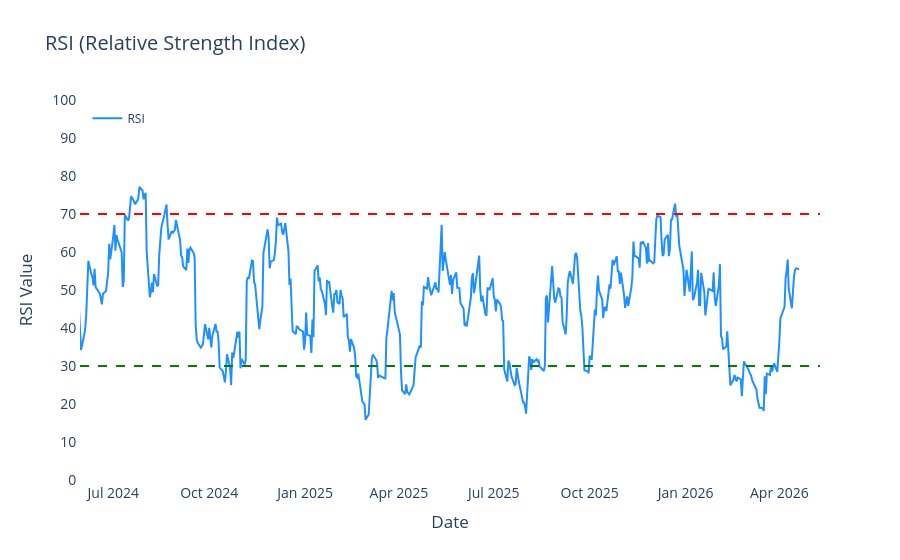
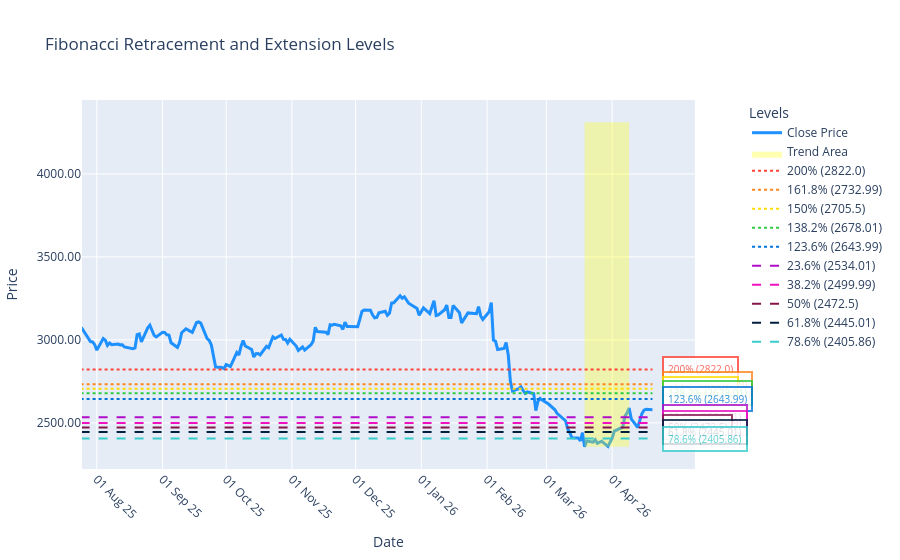
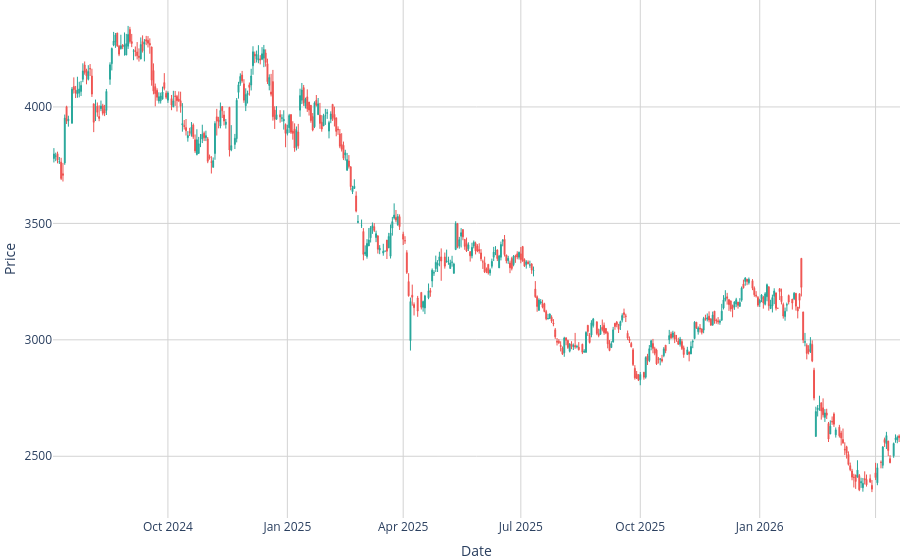

Notebook code for these charts, in order:
### Code cell
#INPUT
name = input('Enter a name: ')

# PREPROCESSING THE NAME
symbol,st_name = search_stock_symbol(name)
symbol = symbol_changes(symbol)

# API CALL
comp = yf.Ticker(symbol)
data = comp.history(period='2y', interval='1d')
info = comp.info

curr_price = info['currentPrice']

weights = {
    'pe': 0.5,
    'rsi': 0.8,
    'macd': 0.8,
    'fib': 0.2,
    'trend': 0.6
}

# PE RATIO AND CAP ID
info = pe_and_market_cap(info)

if info[2] != 1:
    print('The company is not large cap')


pe = info[1]

if pe <= 20:
    pe_score = 1  # Buy
    pe_response = f'The P/E ratio is {round(pe,2)}, which is below 20, hence BUY'

else:
    pe_score = -1  # Sell
    pe_response = f'The P/E ratio is {round(pe,2)}, which is above 20, hence SELL'


# RSI
r, window = rsi(data)
rsi_score, rsi_response = analyze_rsi(r)

# MACD
ma = macd(data)
macd_score, macd_response = interpret_macd(ma)


# Fibonacci Retracement
fib = fibonacci_retracement(data)

current_price = data['Close'].iloc[-1]
prev_price = data['Close'].iloc[-2]

trend = fib['trend']

levels = dict()
levels['retracement'] = fib['retracement_levels']
levels ['extension'] = fib['extension_levels']

fib_response, fib_score = fib_insight(current_price=current_price, trend=trend, levels=levels, previous_price=prev_price)

data_trend = calculate_trend(data, short_window=14, long_window=50)
trend_score, trend_response = analyze_trend(data_trend)

final_score = (
    (pe_score * weights['pe']) + 
    (rsi_score * weights['rsi']) + 
    (macd_score * weights['macd']) + 
    (fib_score * weights['fib']) +
    (trend_score * weights['trend'])
)

# # Decision based on final score
# if final_score > 0:
#     print(f'\nBuy stocks of {st_name}')
# else:
#     print(f'\nSell your stocks of {st_name}')
    
if final_score > -0.3 and final_score < 0.3:
        print(f'\nHold stocks of {st_name}')
        ans = 0
        
elif final_score >= 0.3:
    print(f'\nBuy stocks of {st_name}')
    ans = 1

elif final_score <= -0.3:
    print(f'\nSell stocks of {st_name}')
    ans = -1


print(f'Current Price of {st_name}: {curr_price}')
print(f'Market Cap of {st_name}: {round(info[0] / (10 ** 7) , 2)} Crores')

print(pe_response)  

visualise_macd(ma)
print(macd_response)

visualise_rsi(r, window)
print(rsi_response)

fig = visualise_fib(fib, data)
fig.show()
print(*fib_response)

print('\n' + trend_response)
plot_stock_trends_candlestick(data_trend)

### Figure 1 — Plotly figure (JSON) as saved in the notebook; plotly's stock layout.template omitted (floating-point values rounded to 4 significant figures; data arrays with more than 128 entries replaced by an {"elided": "..."} marker saying what was removed)
{"data": [{"hovertemplate": "Date: %{x|%b %d}<br>RSI: %{y:.2f}<extra></extra>", "line": {"color": "dodgerblue", "width": 2}, "mode": "lines", "name": "RSI", "type": "scatter", "x": {"elided": "480 str values"}, "y": {"elided": "480 float values"}}], "layout": {"font": {"size": 14}, "hovermode": "x unified", "legend": {"font": {"size": 12}, "x": 0.01, "y": 0.99}, "plot_bgcolor": "white", "shapes": [{"line": {"color": "red", "dash": "dash", "width": 2}, "type": "line", "x0": 0, "x1": 1, "xref": "x domain", "y0": 70, "y1": 70, "yref": "y"}, {"line": {"color": "green", "dash": "dash", "width": 2}, "type": "line", "x0": 0, "x1": 1, "xref": "x domain", "y0": 30, "y1": 30, "yref": "y"}], "showlegend": true, "title": {"text": "RSI (Relative Strength Index)"}, "xaxis": {"nticks": 10, "range": ["2024-05-30T00:00:00+05:30", "2026-05-10T00:00:00+05:30"], "showgrid": true, "showline": true, "showticklabels": true, "tickmode": "auto", "title": {"text": "Date"}, "zeroline": false}, "yaxis": {"dtick": 10, "range": [0, 100], "showgrid": true, "showline": true, "showticklabels": true, "tick0": 0, "tickmode": "linear", "title": {"text": "RSI Value"}, "zeroline": false}}}

### Figure 2 — Plotly figure (JSON) as saved in the notebook; plotly's stock layout.template omitted (floating-point values rounded to 4 significant figures; data arrays with more than 128 entries replaced by an {"elided": "..."} marker saying what was removed)
{"data": [{"hovertemplate": "<b>Date:</b> %{x|%d %b %y}<br><b>Close:</b> %{y:.2f}<extra></extra>", "line": {"color": "#1e90ff", "width": 3}, "name": "Close Price", "type": "scatter", "x": {"elided": "494 str values"}, "y": {"elided": "494 float values"}}, {"fill": "toself", "fillcolor": "rgba(255,255,0,0.3)", "line": {"color": "rgba(255,255,0,0)"}, "name": "Trend Area", "type": "scatter", "x": ["2026-03-19T00:00:00+05:30", "2026-03-19T00:00:00+05:30", "2026-04-09T00:00:00+05:30", "2026-04-09T00:00:00+05:30"], "y": [2356, 4312.0, 4312.0, 2356]}, {"line": {"color": "#FF4136", "dash": "dot", "width": 2}, "mode": "lines", "name": "200% (2822.0)", "type": "scatter", "x": ["2024-04-22T00:00:00+05:30", "2026-04-20T00:00:00+05:30"], "y": [2822, 2822]}, {"line": {"color": "#FF851B", "dash": "dot", "width": 2}, "mode": "lines", "name": "161.8% (2732.99)", "type": "scatter", "x": ["2024-04-22T00:00:00+05:30", "2026-04-20T00:00:00+05:30"], "y": [2733.0, 2733.0]}, {"line": {"color": "#FFDC00", "dash": "dot", "width": 2}, "mode": "lines", "name": "150% (2705.5)", "type": "scatter", "x": ["2024-04-22T00:00:00+05:30", "2026-04-20T00:00:00+05:30"], "y": [2706.0, 2706.0]}, {"line": {"color": "#2ECC40", "dash": "dot", "width": 2}, "mode": "lines", "name": "138.2% (2678.01)", "type": "scatter", "x": ["2024-04-22T00:00:00+05:30", "2026-04-20T00:00:00+05:30"], "y": [2678.0, 2678.0]}, {"line": {"color": "#0074D9", "dash": "dot", "width": 2}, "mode": "lines", "name": "123.6% (2643.99)", "type": "scatter", "x": ["2024-04-22T00:00:00+05:30", "2026-04-20T00:00:00+05:30"], "y": [2644.0, 2644.0]}, {"line": {"color": "#B10DC9", "dash": "dash", "width": 2}, "mode": "lines", "name": "23.6% (2534.01)", "type": "scatter", "x": ["2024-04-22T00:00:00+05:30", "2026-04-20T00:00:00+05:30"], "y": [2534.0, 2534.0]}, {"line": {"color": "#F012BE", "dash": "dash", "width": 2}, "mode": "lines", "name": "38.2% (2499.99)", "type": "scatter", "x": ["2024-04-22T00:00:00+05:30", "2026-04-20T00:00:00+05:30"], "y": [2500.0, 2500.0]}, {"line": {"color": "#85144b", "dash": "dash", "width": 2}, "mode": "lines", "name": "50% (2472.5)", "type": "scatter", "x": ["2024-04-22T00:00:00+05:30", "2026-04-20T00:00:00+05:30"], "y": [2472.0, 2472.0]}, {"line": {"color": "#001f3f", "dash": "dash", "width": 2}, "mode": "lines", "name": "61.8% (2445.01)", "type": "scatter", "x": ["2024-04-22T00:00:00+05:30", "2026-04-20T00:00:00+05:30"], "y": [2445.0, 2445.0]}, {"line": {"color": "#39CCCC", "dash": "dash", "width": 2}, "mode": "lines", "name": "78.6% (2405.86)", "type": "scatter", "x": ["2024-04-22T00:00:00+05:30", "2026-04-20T00:00:00+05:30"], "y": [2406.0, 2406.0]}], "layout": {"annotations": [{"bgcolor": "white", "bordercolor": "#FF4136", "borderpad": 4, "borderwidth": 2, "font": {"color": "#FF4136", "size": 10}, "opacity": 0.8, "showarrow": false, "text": "200% (2822.0)", "x": "2026-04-20T00:00:00+05:30", "xanchor": "left", "xshift": 10, "y": 2822}, {"bgcolor": "white", "bordercolor": "#FF851B", "borderpad": 4, "borderwidth": 2, "font": {"color": "#FF851B", "size": 10}, "opacity": 0.8, "showarrow": false, "text": "161.8% (2732.99)", "x": "2026-04-20T00:00:00+05:30", "xanchor": "left", "xshift": 10, "y": 2733.0}, {"bgcolor": "white", "bordercolor": "#FFDC00", "borderpad": 4, "borderwidth": 2, "font": {"color": "#FFDC00", "size": 10}, "opacity": 0.8, "showarrow": false, "text": "150% (2705.5)", "x": "2026-04-20T00:00:00+05:30", "xanchor": "left", "xshift": 10, "y": 2706.0}, {"bgcolor": "white", "bordercolor": "#2ECC40", "borderpad": 4, "borderwidth": 2, "font": {"color": "#2ECC40", "size": 10}, "opacity": 0.8, "showarrow": false, "text": "138.2% (2678.01)", "x": "2026-04-20T00:00:00+05:30", "xanchor": "left", "xshift": 10, "y": 2678.0}, {"bgcolor": "white", "bordercolor": "#0074D9", "borderpad": 4, "borderwidth": 2, "font": {"color": "#0074D9", "size": 10}, "opacity": 0.8, "showarrow": false, "text": "123.6% (2643.99)", "x": "2026-04-20T00:00:00+05:30", "xanchor": "left", "xshift": 10, "y": 2644.0}, {"bgcolor": "white", "bordercolor": "#B10DC9", "borderpad": 4, "borderwidth": 2, "font": {"color": "#B10DC9", "size": 10}, "opacity": 0.8, "showarrow": false, "text": "23.6% (2534.01)", "x": "2026-04-20T00:00:00+05:30", "xanchor": "left", "xshift": 10, "y": 2534.0}, {"bgcolor": "white", "bordercolor": "#F012BE", "borderpad": 4, "borderwidth": 2, "font": {"color": "#F012BE", "size": 10}, "opacity": 0.8, "showarrow": false, "text": "38.2% (2499.99)", "x": "2026-04-20T00:00:00+05:30", "xanchor": "left", "xshift": 10, "y": 2500.0}, {"bgcolor": "white", "bordercolor": "#85144b", "borderpad": 4, "borderwidth": 2, "font": {"color": "#85144b", "size": 10}, "opacity": 0.8, "showarrow": false, "text": "50% (2472.5)", "x": "2026-04-20T00:00:00+05:30", "xanchor": "left", "xshift": 10, "y": 2472.0}, {"bgcolor": "white", "bordercolor": "#001f3f", "borderpad": 4, "borderwidth": 2, "font": {"color": "#001f3f", "size": 10}, "opacity": 0.8, "showarrow": false, "text": "61.8% (2445.01)", "x": "2026-04-20T00:00:00+05:30", "xanchor": "left", "xshift": 10, "y": 2445.0}, {"bgcolor": "white", "bordercolor": "#39CCCC", "borderpad": 4, "borderwidth": 2, "font": {"color": "#39CCCC", "size": 10}, "opacity": 0.8, "showarrow": false, "text": "78.6% (2405.86)", "x": "2026-04-20T00:00:00+05:30", "xanchor": "left", "xshift": 10, "y": 2406.0}], "hovermode": "x unified", "legend": {"title": {"text": "Levels"}}, "showlegend": true, "title": {"text": "Fibonacci Retracement and Extension Levels"}, "xaxis": {"anchor": "y", "domain": [0, 0.94], "range": ["2025-07-25T00:00:00+05:30", "2026-05-10T00:00:00+05:30"], "tickangle": 45, "tickformat": "%d %b %y", "tickmode": "array", "ticktext": ["01 Aug 25", "01 Sep 25", "01 Oct 25", "01 Nov 25", "01 Dec 25", "01 Jan 26", "01 Feb 26", "01 Mar 26", "01 Apr 26"], "tickvals": ["2025-08-01T00:00:00+05:30", "2025-09-01T00:00:00+05:30", "2025-10-01T00:00:00+05:30", "2025-11-01T00:00:00+05:30", "2025-12-01T00:00:00+05:30", "2026-01-01T00:00:00+05:30", "2026-02-01T00:00:00+05:30", "2026-03-01T00:00:00+05:30", "2026-04-01T00:00:00+05:30"], "title": {"text": "Date"}}, "yaxis": {"anchor": "x", "domain": [0, 1], "tickformat": ".2f", "title": {"text": "Price"}}, "yaxis2": {"anchor": "x", "overlaying": "y", "side": "right", "tickformat": ".2f"}}}

### Figure 3 — Plotly figure (JSON) as saved in the notebook; plotly's stock layout.template omitted (floating-point values rounded to 4 significant figures; data arrays with more than 128 entries replaced by an {"elided": "..."} marker saying what was removed)
{"data": [{"close": {"elided": "444 float values"}, "decreasing": {"fillcolor": "#EF5350", "line": {"color": "#EF5350"}}, "high": {"elided": "444 float values"}, "increasing": {"fillcolor": "#26A69A", "line": {"color": "#26A69A"}}, "line": {"width": 1}, "low": {"elided": "444 float values"}, "open": {"elided": "444 float values"}, "type": "candlestick", "x": {"elided": "444 str values"}}], "layout": {"hovermode": "x unified", "margin": {"b": 0, "l": 0, "r": 0, "t": 0}, "plot_bgcolor": "white", "showlegend": false, "title": {"text": "Candle Chart"}, "xaxis": {"gridcolor": "lightgrey", "gridwidth": 1, "rangebreaks": [{"bounds": ["sat", "mon"]}], "rangeslider": {"visible": false}, "showgrid": true, "showticklabels": true, "title": {"text": "Date"}, "zeroline": false}, "yaxis": {"gridcolor": "lightgrey", "gridwidth": 1, "showgrid": true, "showticklabels": true, "title": {"text": "Price"}, "zeroline": false}}}
